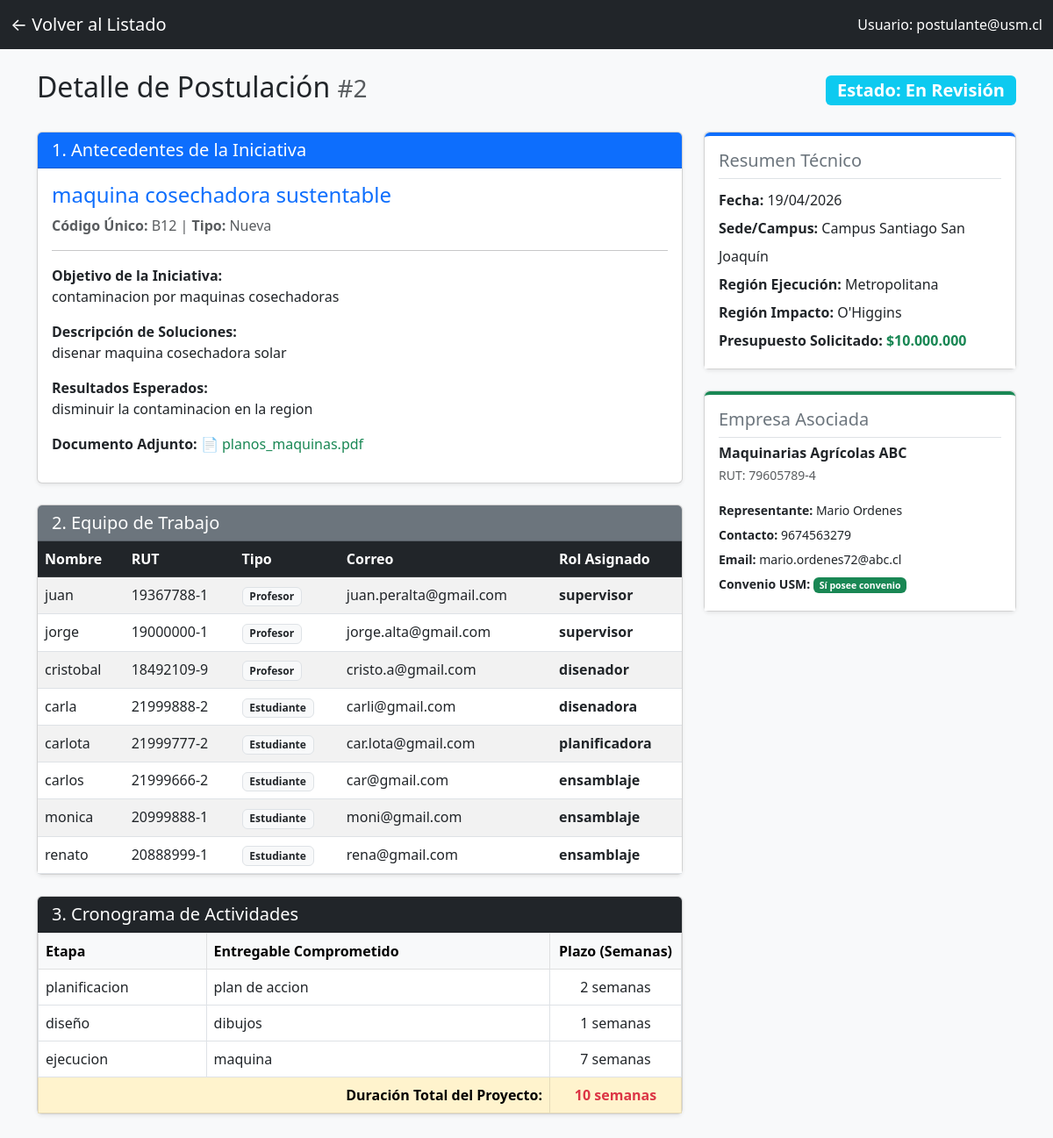
The app's page /PHP/detalle_postulacion.php?id=2 (signed in) with its own data.
### tables this page shows
CREATE TABLE Postulacion(
    Numero_Postulacion INT PRIMARY KEY,
    Fecha_Postulacion DATE NOT NULL,
    Codigo_Postulacion VARCHAR(100) NOT NULL UNIQUE,
    Presupuesto_Total DECIMAL(15,2) NOT NULL,
    Rut_Empresa VARCHAR(10) NOT NULL,
    ID_Sede INT NOT NULL,
    ID_Region_Ejecucion INT NOT NULL,
    ID_Region_Impacto INT NOT NULL,
    ID_Tipo_Iniciativa INT NOT NULL,
    ID_Estado INT NOT NULL,
    FOREIGN KEY (Rut_Empresa) REFERENCES Entidad_Empresa(Rut_Empresa),
    FOREIGN KEY (ID_Sede) REFERENCES Sede(ID_Sede),
    FOREIGN KEY (ID_Region_Ejecucion) REFERENCES Region(ID_Region),
    FOREIGN KEY (ID_Region_Impacto) REFERENCES Region(ID_Region),
    FOREIGN KEY (ID_Tipo_Iniciativa) REFERENCES Tipo_Iniciativa(ID_Tipo_Iniciativa),
    FOREIGN KEY (ID_Estado) REFERENCES Estado_Postulacion(ID_Estado)
);

CREATE TABLE Estado_Postulacion(
    ID_Estado INT PRIMARY KEY,
    Nombre_Estado VARCHAR(100) NOT NULL
);

CREATE TABLE Iniciativa(
    ID_Iniciativa INT PRIMARY KEY AUTO_INCREMENT,
    Documentos VARCHAR(100),
    Nombre_Iniciativa VARCHAR(100) NOT NULL,
    Objetivo_Iniciativa VARCHAR(255) NOT NULL,
    Descripcion_Soluciones VARCHAR(255) NOT NULL,
    Resultados_Esperados VARCHAR(255) NOT NULL,
    ID_Postulacion INT NOT NULL,
    FOREIGN KEY (ID_Postulacion) REFERENCES Postulacion(Numero_Postulacion)
);

CREATE TABLE Tipo_Iniciativa(
    ID_tipo_iniciativa INT PRIMARY KEY,
    Nombre_Tipo_Iniciativa VARCHAR(100) NOT NULL
);

CREATE TABLE Postulacion_Integrante(
    Numero_Postulacion INT NOT NULL,
    ID_integrante INT NOT NULL,
    Rol_Cumple_Integrante VARCHAR(100) NOT NULL,
    PRIMARY KEY (Numero_Postulacion, ID_integrante),
    FOREIGN KEY (Numero_Postulacion) REFERENCES Postulacion(Numero_Postulacion),
    FOREIGN KEY (ID_integrante) REFERENCES Integrante_Equipo(ID_integrante)
);

CREATE TABLE Integrante_Equipo(
    ID_integrante INT PRIMARY KEY AUTO_INCREMENT,
    Nombre_Integrante VARCHAR(100) NOT NULL,
    RUT_Integrante VARCHAR(10) NOT NULL UNIQUE,
    Departamento_Integrante VARCHAR(100) NOT NULL,
    Mail_Integrante VARCHAR(100) NOT NULL,
    Telefono_Integrante VARCHAR(20),
    ID_Tipo_Persona INT NOT NULL,
    ID_Sede INT NOT NULL,
    FOREIGN KEY (ID_Tipo_persona) REFERENCES Tipo_Persona(ID_Tipo_Persona),
    FOREIGN KEY (ID_Sede) REFERENCES Sede(ID_Sede)
);

CREATE TABLE Tipo_Persona(
    ID_Tipo_Persona INT PRIMARY KEY,
    Nombre_Tipo_Persona VARCHAR(100) NOT NULL
);

CREATE TABLE Etapa_Cronograma(
    ID_Etapa INT NOT NULL AUTO_INCREMENT,
    ID_Postulacion INT NOT NULL,
    Etapa VARCHAR(100) NOT NULL,
    Entregable VARCHAR(100) NOT NULL,
    Plazos INT NOT NULL,
    PRIMARY KEY (ID_Etapa),
    FOREIGN KEY (ID_Postulacion) REFERENCES Postulacion(Numero_Postulacion)
);

CREATE TABLE Sede(
    ID_Sede INT PRIMARY KEY,
    Nombre_Sede VARCHAR(100) NOT NULL
);

CREATE TABLE Region(
    ID_Region INT PRIMARY KEY,
    Nombre_Region VARCHAR(100) NOT NULL
);

CREATE TABLE Entidad_Empresa(
    Rut_Empresa VARCHAR(10) PRIMARY KEY,
    Nombre_Empresa VARCHAR(100) NOT NULL,
    Representante_Empresa VARCHAR(100) NOT NULL,
    Mail_Representante VARCHAR(100) NOT NULL,
    Convenio_USM BOOLEAN NOT NULL,
    Telefono_Representante VARCHAR(20) NOT NULL,
    ID_Tamanio INT NOT NULL,
    FOREIGN KEY (ID_Tamanio) REFERENCES Tamanio_Empresa(ID_Tamanio)
);

### PHP/detalle_postulacion.php (the view, shortened to what this page needs)
<?php
require 'conexion.php';
$id_postulacion = intval($_GET['id']);
$sql_principal = "SELECT p.*, e.Nombre_Empresa, e.Representante_Empresa, e.Mail_Representante, e.Convenio_USM, e.Telefono_Representante,
                         s.Nombre_Sede, r1.Nombre_Region AS Region_Ejecucion, r2.Nombre_Region AS Region_Impacto,
                         ti.Nombre_Tipo_Iniciativa, est.Nombre_Estado,
                         i.Nombre_Iniciativa, i.Objetivo_Iniciativa, i.Descripcion_Soluciones, i.Resultados_Esperados, i.Documentos
                  FROM Postulacion p
                  JOIN Entidad_Empresa e ON p.Rut_Empresa = e.Rut_Empresa
                  JOIN Sede s ON p.ID_Sede = s.ID_Sede
                  JOIN Region r1 ON p.ID_Region_Ejecucion = r1.ID_Region
                  JOIN Region r2 ON p.ID_Region_Impacto = r2.ID_Region
                  JOIN Tipo_Iniciativa ti ON p.ID_Tipo_Iniciativa = ti.ID_tipo_iniciativa
                  JOIN Estado_Postulacion est ON p.ID_Estado = est.ID_Estado
                  LEFT JOIN Iniciativa i ON p.Numero_Postulacion = i.ID_Postulacion
                  WHERE p.Numero_Postulacion = ?";
$stmt_p = $conexion->prepare($sql_principal);
$stmt_p->bind_param("i", $id_postulacion);
$stmt_p->execute();
$resultado_p = $stmt_p->get_result();
$postulacion = $resultado_p->fetch_assoc();
$sql_equipo = "SELECT ie.Nombre_Integrante, ie.RUT_Integrante, ie.Mail_Integrante, pi.Rol_Cumple_Integrante, tp.Nombre_Tipo_Persona
               FROM Postulacion_Integrante pi
               JOIN Integrante_Equipo ie ON pi.ID_integrante = ie.ID_integrante
               JOIN Tipo_Persona tp ON ie.ID_Tipo_Persona = tp.ID_Tipo_Persona
               WHERE pi.Numero_Postulacion = ?";
$stmt_eq = $conexion->prepare($sql_equipo);
$stmt_eq->bind_param("i", $id_postulacion);
$stmt_eq->execute();
$equipo = $stmt_eq->get_result();
$sql_cronograma = "SELECT Etapa, Entregable, Plazos FROM Etapa_Cronograma WHERE ID_Postulacion = ?";
$stmt_cr = $conexion->prepare($sql_cronograma);
$stmt_cr->bind_param("i", $id_postulacion);
$stmt_cr->execute();
$cronograma = $stmt_cr->get_result();
?>
<!DOCTYPE html>
<html lang="es">
<head>
    <link href="https://cdn.jsdelivr.net/npm/bootstrap@5.3.0/dist/css/bootstrap.min.css" rel="stylesheet">
</head>
<body class="bg-light">
<nav class="navbar navbar-dark bg-dark">
  <div class="container-fluid">
    <a class="navbar-brand" href="principal.php">← Volver al Listado</a>
    <span class="navbar-text text-white">
        Usuario: <?php echo $_SESSION['usuario']; ?>
    </span>
  </div>
</nav>
<div class="container mt-4 mb-5">
    <div class="d-flex justify-content-between align-items-center mb-4">
        <h2>Detalle de Postulación <small class="text-muted">#<?php echo $postulacion['Numero_Postulacion']; ?></small></h2>
        <span class="badge bg-info fs-5">Estado: <?php echo $postulacion['Nombre_Estado']; ?></span>
    </div>
    <div class="row">
        <div class="col-lg-8">
            <div class="card shadow-sm mb-4">
                <div class="card-header bg-primary text-white">
                    <h5 class="mb-0">1. Antecedentes de la Iniciativa</h5>
                </div>
                <div class="card-body">
                    <h4 class="text-primary"><?php echo htmlspecialchars($postulacion['Nombre_Iniciativa'] ?? 'Sin Nombre'); ?></h4>
                    <p class="text-muted"><strong>Código Único:</strong> <?php echo $postulacion['Codigo_Postulacion']; ?> | <strong>Tipo:</strong> <?php echo $postulacion['Nombre_Tipo_Iniciativa']; ?></p>
                    <hr>
                    <p><strong>Objetivo de la Iniciativa:</strong><br><?php echo nl2br(htmlspecialchars($postulacion['Objetivo_Iniciativa'] ?? 'No especificado')); ?></p>
                    <p><strong>Descripción de Soluciones:</strong><br><?php echo nl2br(htmlspecialchars($postulacion['Descripcion_Soluciones'] ?? 'No especificado')); ?></p>
                    <p><strong>Resultados Esperados:</strong><br><?php echo nl2br(htmlspecialchars($postulacion['Resultados_Esperados'] ?? 'No especificado')); ?></p>
                    <?php if (!empty($postulacion['Documentos'])): ?>
                        <p><strong>Documento Adjunto:</strong> <span class="text-success">📄 <?php echo htmlspecialchars($postulacion['Documentos']); ?></span></p>
                    <?php endif; ?>
                </div>
            </div>
            <div class="card shadow-sm mb-4">
                <div class="card-header bg-secondary text-white">
                    <h5 class="mb-0">2. Equipo de Trabajo</h5>
                </div>
                <div class="card-body p-0">
                    <div class="table-responsive">
                        <table class="table table-striped mb-0">
                            <thead class="table-dark">
                                <tr>
                                    <th>Nombre</th>
                                    <th>RUT</th>
                                    <th>Tipo</th>
                                    <th>Correo</th>
                                    <th>Rol Asignado</th>
                                </tr>
                            </thead>
                            <tbody>
                                <?php if ($equipo->num_rows > 0): ?>
                                    <?php while ($eq = $equipo->fetch_assoc()): ?>
                                        <tr>
                                            <td><?php echo htmlspecialchars($eq['Nombre_Integrante']); ?></td>
                                            <td><?php echo htmlspecialchars($eq['RUT_Integrante']); ?></td>
                                            <td><span class="badge bg-light text-dark border"><?php echo $eq['Nombre_Tipo_Persona']; ?></span></td>
                                            <td><?php echo htmlspecialchars($eq['Mail_Integrante']); ?></td>
                                            <td><strong><?php echo htmlspecialchars($eq['Rol_Cumple_Integrante'] ?? 'Integrante'); ?></strong></td>
                                        </tr>
                                    <?php endwhile; ?>
                                <?php else: ?>
                                    <tr><td colspan="5" class="text-center text-muted p-3">No hay integrantes registrados en este equipo.</td></tr>
                                <?php endif; ?>
                            </tbody>
                        </table>
                    </div>
                </div>
            </div>
            <div class="card shadow-sm mb-4">
                <div class="card-header bg-dark text-white">
                    <h5 class="mb-0">3. Cronograma de Actividades</h5>
                </div>
                <div class="card-body p-0">
                    <div class="table-responsive">
                        <table class="table table-bordered mb-0">
                            <thead class="table-light">
                                <tr>
                                    <th>Etapa</th>
                                    <th>Entregable Comprometido</th>
                                    <th class="text-center" style="width: 150px;">Plazo (Semanas)</th>
                                </tr>
                            </thead>
                            <tbody>
                                <?php
                                $total_semanas = 0;
                                if ($cronograma->num_rows > 0):
                                ?>
                                    <?php while ($cr = $cronograma->fetch_assoc()):
                                        $total_semanas += $cr['Plazos'];
                                    ?>
                                        <tr>
                                            <td><?php echo htmlspecialchars($cr['Etapa']); ?></td>
                                            <td><?php echo htmlspecialchars($cr['Entregable']); ?></td>
                                            <td class="text-center"><?php echo $cr['Plazos']; ?> semanas</td>
                                        </tr>
                                    <?php endwhile; ?>
                                    <tr class="table-warning fw-bold">
                                        <td colspan="2" class="text-end">Duración Total del Proyecto:</td>
                                        <td class="text-center text-danger"><?php echo $total_semanas; ?> semanas</td>
                                    </tr>
                                <?php else: ?>
                                    <tr><td colspan="3" class="text-center text-muted p-3">No hay etapas registradas en el cronograma.</td></tr>
                                <?php endif; ?>
                            </tbody>
                        </table>
                    </div>
                </div>
            </div>
        </div>
        <div class="col-lg-4">
            <div class="card shadow-sm mb-4">
                <div class="card-body bg-white border-top border-4 border-primary rounded-top">
                    <h5 class="card-title text-secondary border-bottom pb-2">Resumen Técnico</h5>
                    <ul class="list-unstyled lh-lg mb-0">
                        <li><strong>Fecha:</strong> <?php echo date("d/m/Y", strtotime($postulacion['Fecha_Postulacion'])); ?></li>
                        <li><strong>Sede/Campus:</strong> <?php echo htmlspecialchars($postulacion['Nombre_Sede']); ?></li>
                        <li><strong>Región Ejecución:</strong> <?php echo htmlspecialchars($postulacion['Region_Ejecucion']); ?></li>
                        <li><strong>Región Impacto:</strong> <?php echo htmlspecialchars($postulacion['Region_Impacto']); ?></li>
                        <li><strong>Presupuesto Solicitado:</strong> <span class="text-success fw-bold">$<?php echo number_format($postulacion['Presupuesto_Total'], 0, ',', '.'); ?></span></li>
                    </ul>
                </div>
            </div>
            <div class="card shadow-sm mb-4">
                <div class="card-body bg-white border-top border-4 border-success rounded-top">
                    <h5 class="card-title text-secondary border-bottom pb-2">Empresa Asociada</h5>
                    <h6 class="fw-bold text-dark mb-1"><?php echo htmlspecialchars($postulacion['Nombre_Empresa']); ?></h6>
                    <p class="text-muted small mb-3">RUT: <?php echo $postulacion['Rut_Empresa']; ?></p>
                    <ul class="list-unstyled lh-lg small mb-0">
                        <li><strong>Representante:</strong> <?php echo htmlspecialchars($postulacion['Representante_Empresa']); ?></li>
                        <li><strong>Contacto:</strong> <?php echo htmlspecialchars($postulacion['Telefono_Representante']); ?></li>
                        <li><strong>Email:</strong> <?php echo htmlspecialchars($postulacion['Mail_Representante']); ?></li>
                        <li><strong>Convenio USM:</strong>
                            <?php if ($postulacion['Convenio_USM'] == 1): ?>
                                <span class="badge bg-success">Sí posee convenio</span>
                            <?php else: ?>
                                <span class="badge bg-danger">No posee convenio</span>
                            <?php endif; ?>
                        </li>
                    </ul>
                </div>
            </div>
        </div>
    </div>
</div>
</body>
</html>

### records on screen
postulacion: Numero_Postulacion "2", ID_Estado.Nombre_Estado "En Revisión", iniciativa.Nombre_Iniciativa "maquina cosechadora sustentable", Codigo_Postulacion "B12", ID_Tipo_Iniciativa.Nombre_Tipo_Iniciativa "Nueva", iniciativa.Objetivo_Iniciativa "contaminacion por maquinas cosechadoras", iniciativa.Descripcion_Soluciones "disenar maquina cosechadora solar", iniciativa.Resultados_Esperados "disminuir la contaminacion en la region", iniciativa.Documentos "planos_maquinas.pdf", Fecha_Postulacion "19/04/2026", ID_Sede.Nombre_Sede "Campus Santiago San Joaquín", ID_Region_Ejecucion.Nombre_Region "Metropolitana", ID_Region_Impacto.Nombre_Region "O'Higgins", Presupuesto_Total "10.000.000", Rut_Empresa.Nombre_Empresa "Maquinarias Agrícolas ABC", Rut_Empresa "79605789-4", Rut_Empresa.Representante_Empresa "Mario Ordenes", Rut_Empresa.Telefono_Representante "9674563279", Rut_Empresa.Mail_Representante "mario.ordenes72@abc.cl"
postulacion_integrante: ID_integrante.Nombre_Integrante "juan", ID_integrante.RUT_Integrante "19367788-1", tipo_persona.Nombre_Tipo_Persona "Profesor", ID_integrante.Mail_Integrante "juan.peralta@gmail.com", Rol_Cumple_Integrante "supervisor"
postulacion_integrante: ID_integrante.Nombre_Integrante "jorge", ID_integrante.RUT_Integrante "19000000-1", tipo_persona.Nombre_Tipo_Persona "Profesor", ID_integrante.Mail_Integrante "jorge.alta@gmail.com", Rol_Cumple_Integrante "supervisor"
postulacion_integrante: ID_integrante.Nombre_Integrante "cristobal", ID_integrante.RUT_Integrante "18492109-9", tipo_persona.Nombre_Tipo_Persona "Profesor", ID_integrante.Mail_Integrante "cristo.a@gmail.com", Rol_Cumple_Integrante "disenador"
postulacion_integrante: ID_integrante.Nombre_Integrante "carla", ID_integrante.RUT_Integrante "21999888-2", tipo_persona.Nombre_Tipo_Persona "Estudiante", ID_integrante.Mail_Integrante "carli@gmail.com", Rol_Cumple_Integrante "disenadora"
postulacion_integrante: ID_integrante.Nombre_Integrante "carlota", ID_integrante.RUT_Integrante "21999777-2", tipo_persona.Nombre_Tipo_Persona "Estudiante", ID_integrante.Mail_Integrante "car.lota@gmail.com", Rol_Cumple_Integrante "planificadora"
postulacion_integrante: ID_integrante.Nombre_Integrante "carlos", ID_integrante.RUT_Integrante "21999666-2", tipo_persona.Nombre_Tipo_Persona "Estudiante", ID_integrante.Mail_Integrante "car@gmail.com", Rol_Cumple_Integrante "ensamblaje"
postulacion_integrante: ID_integrante.Nombre_Integrante "monica", ID_integrante.RUT_Integrante "20999888-1", tipo_persona.Nombre_Tipo_Persona "Estudiante", ID_integrante.Mail_Integrante "moni@gmail.com", Rol_Cumple_Integrante "ensamblaje"
postulacion_integrante: ID_integrante.Nombre_Integrante "renato", ID_integrante.RUT_Integrante "20888999-1", tipo_persona.Nombre_Tipo_Persona "Estudiante", ID_integrante.Mail_Integrante "rena@gmail.com", Rol_Cumple_Integrante "ensamblaje"
etapa_cronograma: Etapa "planificacion", Entregable "plan de accion", Plazos "2"
etapa_cronograma: Etapa "diseño", Entregable "dibujos", Plazos "1"
etapa_cronograma: Etapa "ejecucion", Entregable "maquina", Plazos "7"

### other values on screen
$_SESSION['usuario'] "postulante@usm.cl"
$total_semanas "10"
